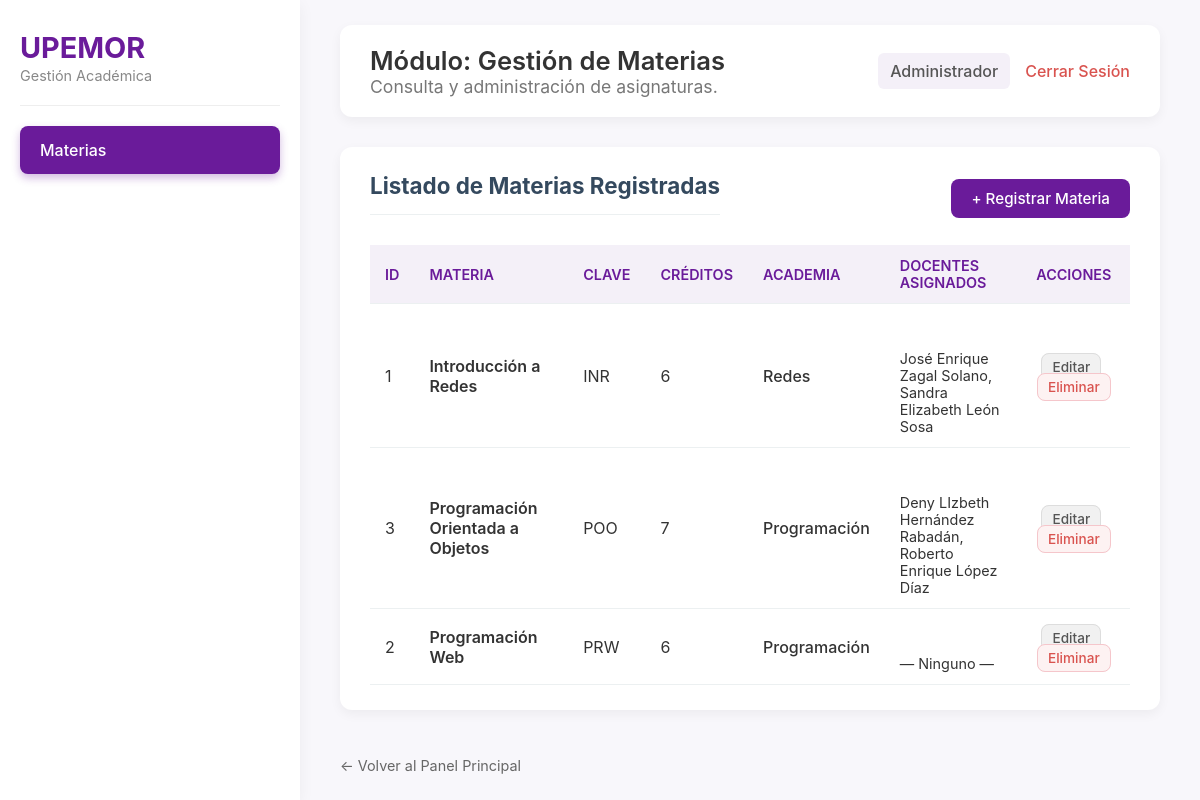
The page /index.php?controlador=materia&accion=consultarMaterias (signed in) on the database its author committed.
### tables this page shows
CREATE TABLE `materia` (
  `id_materia` int(11) NOT NULL AUTO_INCREMENT,
  `nombre_materia` varchar(45) NOT NULL,
  `clave` varchar(45) NOT NULL,
  `creditos` int(11) NOT NULL,
  `id_academia` int(11) DEFAULT NULL,
  PRIMARY KEY (`id_materia`),
  KEY `id_academia` (`id_academia`),
  CONSTRAINT `materia_ibfk_1` FOREIGN KEY (`id_academia`) REFERENCES `academia` (`id_academia`) ON DELETE SET NULL ON UPDATE CASCADE
);

CREATE TABLE `academia` (
  `id_academia` int(11) NOT NULL AUTO_INCREMENT,
  `nombre` varchar(50) NOT NULL,
  `siglas` varchar(45) NOT NULL,
  PRIMARY KEY (`id_academia`)
);

### app/controllers/MateriaController.php (called while the page is built, shortened)
<?php
include_once "app/models/MateriaModel.php";
class MateriaController {
    private $model;
    public function __construct($connection){
        $this->model = new MateriaModel($connection);
    }
    public function consultarMaterias(){
        $materias = $this->model->consultarMaterias();
        include "app/views/materia/consulta_materia.php";
    }
}

### app/models/MateriaModel.php (called while the page is built, shortened)
<?php
class MateriaModel {
    public $connection;
    public function __construct($connection){
        $this->connection = $connection;
    }
    public function consultarMaterias(){
        $sql = "SELECT
                    m.id_materia,
                    m.nombre_materia,
                    m.clave,
                    m.creditos,
                    a.nombre AS academia,
                    GROUP_CONCAT(CONCAT(p.nombre,' ',p.apellido_pa,' ',p.apellido_ma)
                                 ORDER BY p.nombre SEPARATOR ', ') AS docentes
                FROM materia m
                LEFT JOIN academia a ON a.id_academia = m.id_academia
                LEFT JOIN asignacionmateria am ON am.id_materia = m.id_materia
                LEFT JOIN profesor p ON p.id_profesor = am.id_profesor
                GROUP BY m.id_materia, m.nombre_materia, m.clave, m.creditos, a.nombre
                ORDER BY m.nombre_materia";
        return $this->connection->query($sql);
    }
}

### app/views/materia/consulta_materia.php (the view, shortened to what this page needs)
<?php
$rol_actual = $_SESSION['rol_usuario'] ?? 'Profesor';
?>
<!DOCTYPE html>
<html lang="es">
<head>
    <link rel="stylesheet" href="public/css/panel_style.css?v=<?php echo time(); ?>">
    <link rel="stylesheet" href="public/css/crud_style.css?v=<?php echo time(); ?>">
</head>
<body>
    <div class="main-container">
        <nav class="sidebar">
            <div class="sidebar-header">
                <span class="logo">UPEMOR</span>
                <span class="logo-sub">Gestión Académica</span>
            </div>
            <ul class="sidebar-menu">
                <li><a href="index.php?controlador=materia&accion=consultarMaterias" class="sidebar-link active">Materias</a></li>
            </ul>
        </nav>
        <div class="main-content">
            <header class="module-header">
                <div class="header-title">
                    <h1>Módulo: Gestión de Materias</h1>
                    <p>Consulta y administración de asignaturas.</p>
                </div>
                <div class="user-info">
                    <span><?php echo htmlspecialchars($rol_actual); ?></span>
                    <a href="index.php?controlador=acceso&accion=cerrarSesion" class="logout-link">Cerrar Sesión</a>
                </div>
            </header>
            <div class="form-card">
                <div style="display: flex; justify-content: space-between; align-items: center; margin-bottom: 20px;">
                    <h2>Listado de Materias Registradas</h2>
                    <a href="index.php?controlador=materia&accion=insertarMateria" class="button-primary" style="padding: 10px 20px; font-size: 0.95em;">
                        + Registrar Materia
                    </a>
                </div>
                <table class="data-table">
                    <thead>
                        <tr>
                            <th>ID</th>
                            <th>Materia</th>
                            <th>Clave</th>
                            <th>Créditos</th>
                            <th>Academia</th>
                            <th>Docentes Asignados</th>
                            <th style="text-align: center;">Acciones</th>
                        </tr>
                    </thead>
                    <tbody>
                    <?php if(isset($materias) && $materias->num_rows > 0): ?>
                        <?php while($r = $materias->fetch_assoc()): ?>
                        <tr>
                            <td><?php echo htmlspecialchars($r['id_materia']); ?></td>
                            <td style="font-weight: 600; color: var(--primary-color);"><?php echo htmlspecialchars($r['nombre_materia']); ?></td>
                            <td><?php echo htmlspecialchars($r['clave']); ?></td>
                            <td><?php echo (int)$r['creditos']; ?></td>
                            <td>
                                <span style="font-weight: 500;">
                                    <?php echo htmlspecialchars($r['academia'] ?? '— Sin asignar —'); ?>
                                </span>
                            </td>
                            <td style="font-size: 0.9em; max-width: 250px;">
                                <div style="white-space: pre-wrap; word-wrap: break-word;">
                                    <?php echo htmlspecialchars($r['docentes'] ?? '— Ninguno —'); ?>
                                </div>
                            </td>
                            <td style="text-align: center;">
                                <a href="index.php?controlador=materia&accion=editar&id=<?php echo $r['id_materia']; ?>"
                                   class="button-secondary"
                                   style="padding: 5px 10px; font-size: 0.85em; margin-right: 5px; text-decoration: none;">
                                    Editar
                                </a>
                                <?php if ($rol_actual == 'Administrador'): ?>
                                    <a href="index.php?controlador=materia&accion=eliminar&id=<?php echo $r['id_materia']; ?>"
                                       class="button-secondary"
                                       style="padding: 5px 10px; font-size: 0.85em; color: #d9534f; background-color: #fdf2f2; border-color: #f5c6cb;"
                                       onclick="return confirm('¿Eliminar la materia <?php echo htmlspecialchars($r['nombre_materia']); ?>?');">
                                        Eliminar
                                    </a>
                                <?php endif; ?>
                            </td>
                        </tr>
                        <?php endwhile; ?>
                    <?php else: ?>
                        <tr><td colspan="7" style="text-align: center; padding: 30px; color: #777;">No hay materias registradas.</td></tr>
                    <?php endif; ?>
                    </tbody>
                </table>
            </div>
            <br>
            <a href="index.php?controlador=acceso&accion=panelPrincipal" style="text-decoration: none; color: #666; font-size: 0.9em;">
                &larr; Volver al Panel Principal
            </a>
        </div>
    </div>
</body>
</html>

### public/css/panel_style.css (style rules this page uses)
html { scroll-behavior: smooth; }
body { margin: 0; font-family: -apple-system, BlinkMacSystemFont, "Segoe UI", Roboto, Helvetica, Arial, sans-serif; background-color: #f8f7fb; color: #333; }
.main-container { display: flex; min-height: 100vh; }
.sidebar { width: 260px; background-color: #ffffff; padding: 20px; box-shadow: 0 4px 15px rgba(0, 0, 0, 0.05); display: flex; flex-direction: column; }
.sidebar-header { padding: 10px 0 20px 0; margin-bottom: 20px; border-bottom: 1px solid #eee; }
.sidebar-header .logo { font-size: 1.8em; font-weight: 700; color: #6a1b9a; display: block; }
.sidebar-header .logo-sub { font-size: 0.9em; color: #888; }
.sidebar-menu { list-style: none; padding: 0; margin: 0; }
.sidebar-link { display: block; padding: 14px 20px; text-decoration: none; color: #555; border-radius: 8px; margin-bottom: 8px; font-weight: 500; transition: all 0.3s ease; }
.sidebar-link.active { background-color: #6a1b9a; color: #ffffff; box-shadow: 0 4px 8px rgba(106, 27, 154, 0.3); }
.main-content { flex: 1; padding: 25px 40px; overflow-y: auto; }
.module-header { display: flex; justify-content: space-between; align-items: center; background-color: #ffffff; padding: 20px 30px; border-radius: 12px; box-shadow: 0 4px 12px rgba(0, 0, 0, 0.05); margin-bottom: 30px; }
.module-header h1 { margin: 0; font-size: 1.6em; color: #333; font-weight: 600; }
.module-header p { margin: 0; font-size: 1.1em; color: #777; }
.user-info { display: flex; align-items: center; gap: 15px; }
.user-info span { font-weight: 500; color: #555; background-color: #f4f0f8; padding: 8px 12px; border-radius: 6px; }
.logout-link { text-decoration: none; color: #d9534f; font-weight: 500; }

### public/css/crud_style.css (style rules this page uses)
.form-card { background: #fff; border-radius: 12px; padding: 25px 30px; box-shadow: 0 4px 12px rgba(0, 0, 0, 0.05); margin-bottom: 25px; }
.form-card h2 { font-size: 1.4em; color: #34495e; border-bottom: 1px solid #ecf0f1; padding-bottom: 15px; margin-top: 0; margin-bottom: 10px; }
.button-primary, input[type="submit"] { background-color: #6a1b9a; color: white; padding: 12px 20px; border: none; border-radius: 8px; cursor: pointer; font-size: 1em; font-weight: 500; transition: background-color 0.3s; text-decoration: none; }
.button-secondary { background-color: #f1f1f1; color: #555; padding: 12px 20px; border: 1px solid #ddd; border-radius: 8px; cursor: pointer; font-size: 1em; font-weight: 500; transition: background-color 0.3s; text-decoration: none; }
.data-table { width: 100%; border-collapse: collapse; margin-top: 20px; }
.data-table th, .data-table td { padding: 12px 15px; text-align: left; border-bottom: 1px solid #ecf0f1; }
.data-table th { background-color: #f4f0f8; color: #6a1b9a; font-size: 0.9em; font-weight: 600; text-transform: uppercase; }

### rows shown on the page
materia: id_materia "1", nombre_materia "Introducción a Redes", clave "INR", creditos "6", id_academia.nombre "Redes", docentes "José Enrique Zagal Solano, Sandra Elizabeth León Sosa"
materia: id_materia "3", nombre_materia "Programación Orientada a Objetos", clave "POO", creditos "7", id_academia.nombre "Programación", docentes "Deny LIzbeth Hernández Rabadán, Roberto Enrique López Díaz"
materia: id_materia "2", nombre_materia "Programación Web", clave "PRW", creditos "6", id_academia.nombre "Programación", docentes "— Ninguno —…"

### other values the page prints
$rol_actual "Administrador"
